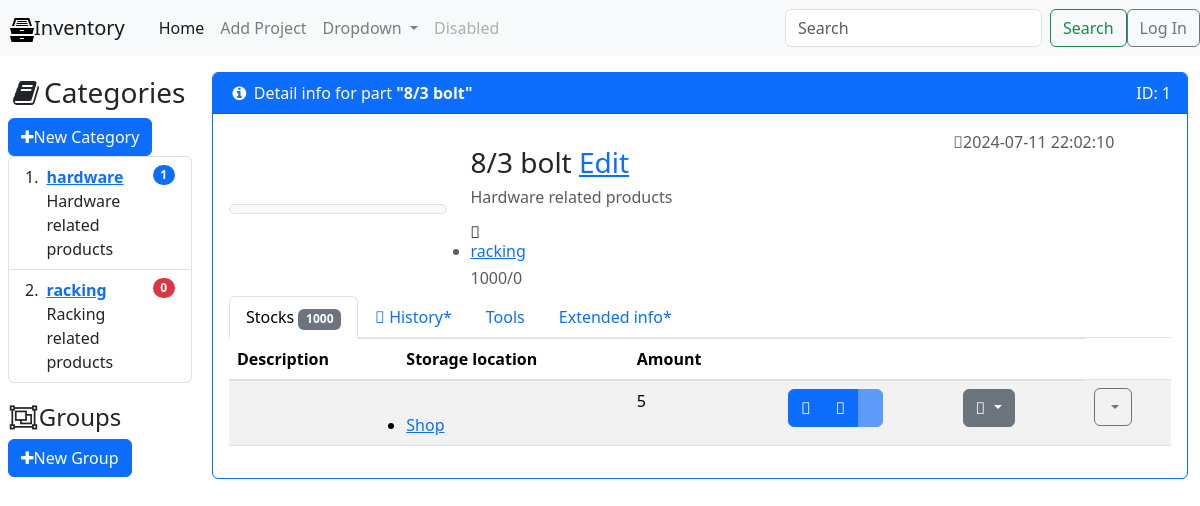
Before: /productinfo/1/ with the older database file.
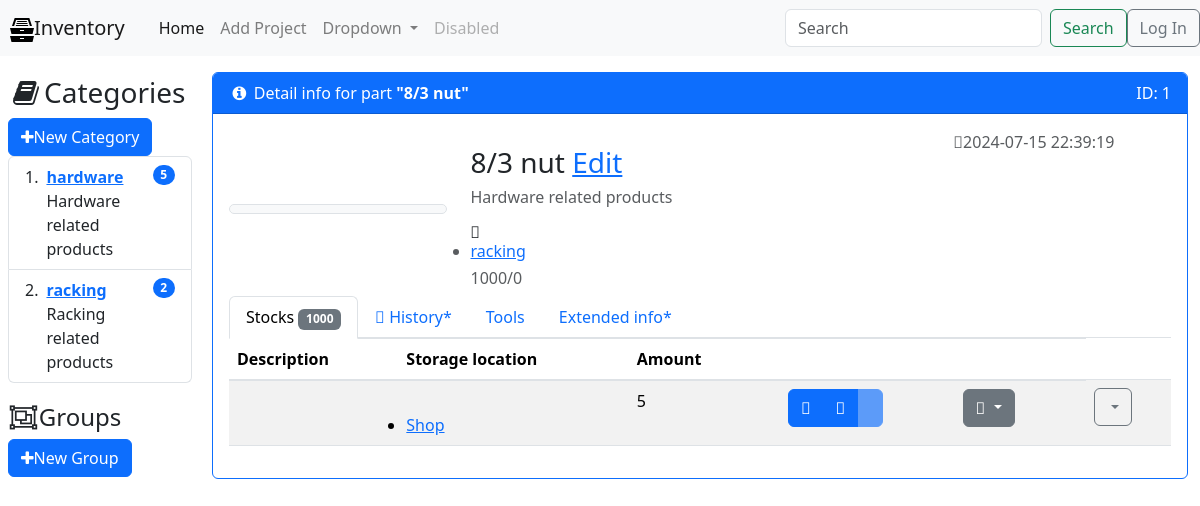
After: the same page with the newer database file.
### tables this page shows
CREATE TABLE categories (
  id INTEGER PRIMARY KEY AUTOINCREMENT,
  name VARCHAR(255),
  description TEXT NOT NULL DEFAULT '',
  comment TEXT DEFAULT NULL,
  datetime_added TIMESTAMP DEFAULT CURRENT_TIMESTAMP,
  last_modified TIMESTAMP DEFAULT CURRENT_TIMESTAMP
);

CREATE TABLE products (
  id INTEGER PRIMARY KEY AUTOINCREMENT,
  id_category INTEGER NOT NULL DEFAULT 0,
  id_media INTEGER NOT NULL DEFAULT 0,
  name VARCHAR(255),
  description TEXT NOT NULL DEFAULT '',
  instock INTEGER NOT NULL DEFAULT 0,
  comment TEXT NOT NULL DEFAULT '',
  visible INT(1) NOT NULL,
  datetime_added TIMESTAMP DEFAULT CURRENT_TIMESTAMP,
  last_modified TIMESTAMP DEFAULT CURRENT_TIMESTAMP
);

### main.py (the view)
@app.route('/productinfo/<int:id>/', methods=('GET', 'POST'))
def displayInfo(id):
    info = get_product_info(id)
    return render_template('info.html',
                           info=info,
                           categories=get_categories_ls())

### main.py (called while the page is built)
def get_db_connection():
    conn = sqlite3.connect('database.db')
    conn.row_factory = sqlite3.Row
    return conn

def get_categories_ls():
    conn = get_db_connection()
    cur = conn.cursor()
    cur.execute(
        "SELECT c.id AS id, c.name AS name, c.description AS description, c.comment AS comment, COUNT(p.id) AS products_count FROM categories c LEFT JOIN products p ON c.id = p.id_category GROUP BY c.id, c.name"
    )
    categories = cur.fetchall()
    conn.close()
    return categories

def get_product_info(id):
    conn = get_db_connection()
    cur = conn.cursor()
    cur.execute("SELECT * FROM products WHERE id = ?", (id, ))
    product = cur.fetchone()
    conn.close()
    return product

### templates/info.html (shortened to what the changed rows need)
{% extends 'base.html' %}
{% block content %}
<div class="card border-primary">
    <div class="card-header bg-primary text-white">
        <i class="fa fa-info-circle fa-fw" aria-hidden="true"></i>
        Detail info for part <b>"{{ info['name'] }}"</b>
    <div class="float-end">ID: {{ info['id'] }}</div>
</div>
    <div class="card-body">
    <div class="row">
<div class="col-md-9">
<div class="row">
    <div class="col-md-9 col-lg-8 col-7">
        <h5 class="text-muted pt-2" title="Manufacturer">
        </h5>
        <h3 class="w-fit" data-bs-original-title="Name">{{ info['name'] }}
            <a href="{{ url_for('editProduct', id=info['id']) }}">Edit</a>
        </h3>
        <h6 class="text-muted w-fit" data-bs-original-title="Description"><span><div class="markdown markdown-inline" data-controller="common--markdown">
            <p>{{ info['description']}}</p>
        </div></span></h6>
        <h6 class="">
        <i class="fas fa-tag fa-fw" aria-label="Category" data-bs-original-title="Category"></i>
        <span class="text-muted"><ul class="structural_link d-inline">
            <li><a href="/category/1/">{{ categories[info['id_category']]['name'] }}</a></li>
        </ul>
        </span>
        </h6>
        <h6>
            <span class="text-muted"><span data-bs-original-title="Instock">{{info['instock']}}</span>/<span data-bs-original-title="Minimum Instock">0</span></span>
              </h6>
        </div>
    </div>
</div>
  <div class="col-md-3 offset-md-0 col-9 offset-3">
<div class="mb-3">
<span class="text-muted" data-bs-original-title="Last modified">
<i class="fas fa-history fa-fw"></i>{{info['last_modified']}}</span>
<br>
</div>
  </div>
</div>
<div class="">
  <div class="">
      <ul class="nav nav-tabs" id="partTab" role="tablist">
          <li class="nav-item" role="presentation">
              <a class="nav-link active" id="part_lots-tab" data-bs-toggle="tab" href="#part_lots" role="tab" aria-selected="true">
                  Stocks                        <span class="badge bg-secondary">{{ info['instock'] }}</span>
              </a>
          </li>
      </ul>
      <div class="tab-content" id="myTabContent">
          <div class="tab-pane fade active show" id="part_lots" role="tabpanel" aria-labelledby="part_lots-tab">
<div class="table-responsive">
<table class="table table-striped table-hover">
  <thead>
  <tr>
      <th>Description</th>
      <th>Storage location</th>
      <th>Amount</th>
      <th></th>             <th></th>
      <th></th>             <th></th>
  </tr>
  </thead>
</table>
</div>                </div>
      </div>
  </div>
</div>
</div>
</div>
{% endblock %}

### templates/base.html (shortened to what the changed rows need)
<!DOCTYPE html>
<html lang="en">
  <head>
      <link rel="stylesheet" href="{{ url_for('static', filename='font-awesome/css/font-awesome.min.css') }}">
    <link rel="stylesheet" href="{{ url_for('static', filename='css/styles.css') }}">
    <link rel="stylesheet" href="https://cdn.jsdelivr.net/npm/bootstrap@4.5.3/dist/css/bootstrap.min.css">
    <link rel="stylesheet" href="https://cdn.jsdelivr.net/npm/bootstrap@5.3.3/dist/css/bootstrap.min.css">
    <link rel="stylesheet" href="https://cdn.jsdelivr.net/npm/bootstrap-icons@1.11.3/font/bootstrap-icons.css">
    <link rel="stylesheet" href="https://cdn.jsdelivr.net/npm/bootstrap-table@1.22.6/dist/bootstrap-table.min.css">
  </head>
  <body>
    <div class="container-fluid">
    <div class="row flex-nowrap">
      <div class="col-auto col-md-3 col-xl-2 px-sm-2 px-0">
        <ol class="list-group list-group-numbered">
          {% for category in categories %}
          {% if title==category['name'] %}
          <li class="list-group-item d-flex justify-content-between align-items-start bg-primary text-light">
          {% else %}
            <li class="list-group-item d-flex justify-content-between align-items-start">
              {% endif %}
            <div class="ms-2 me-auto">
              <div class="fw-bold">
                {% if title==category['name'] %}
                <a class="link-light" href="{{ url_for('category', id=category['id']) }}">{{ category['name']}}</a>
                {% else %}
                <a href="{{ url_for('category', id=category['id']) }}">{{ category['name']}}</a>
                {% endif %}
              </div>
              {{category['description']}}
            </div>
              {% if title==category['name'] %}
              <span class="badge text-bg-light rounded-pill">{{category['products_count']}}</span>
              {% else %}
              {% if category['products_count'] == 0 %}
              <span class="badge text-bg-danger rounded-pill">{{category['products_count']}}</span>
              {% else %}
              <span class="badge text-bg-primary rounded-pill">{{category['products_count']}}</span>
              {% endif %}
              {% endif %}
          </li>
          {% endfor %}
        </ol>
      </div>
      <div class="col py-3 content">
          {% block content %} {% endblock %}
      </div>
    </div>
      </div>
  </body>
</html>

Changed rows visible on the page:
changed categories "hardware": products_count "1" → "5"
changed categories "racking": products_count "0" → "2"
changed products "Hardware related products": name "8/3 bolt" → "8/3 nut"; last_modified "2024-07-11 22:02:10" → "2024-07-15 22:39:19"
